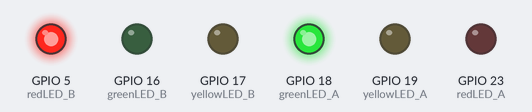
Recording of a program running on a simulated ESP32. On the bench: output pins drawn as LEDs (lit = HIGH).

Above: at 2.5 s.
At 6.0 s:
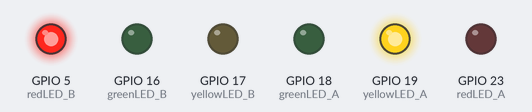
At 9.5 s:
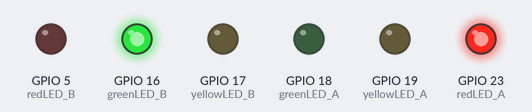
At 13.0 s:
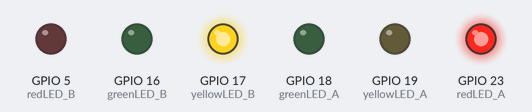
Timing chart, 0 to 18.2 s (numbered marks = the images above):
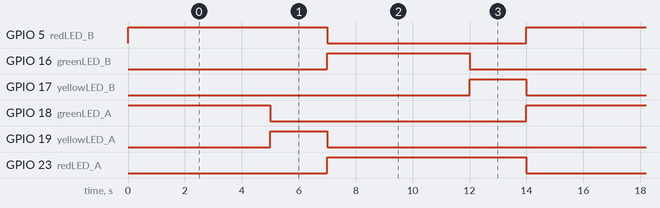

The program:

main.cpp
```cpp
#include <Arduino.h>

// กำหนดพินสำหรับหลอด LED ของทิศทาง A
const int redLED_A = 23;
const int yellowLED_A = 19;
const int greenLED_A = 18;

// กำหนดพินสำหรับหลอด LED ของทิศทาง B
const int redLED_B = 5;
const int yellowLED_B = 17;
const int greenLED_B = 16;

void setup() {
  // ตั้งค่าพินเป็น OUTPUT
  pinMode(redLED_A, OUTPUT);
  pinMode(yellowLED_A, OUTPUT);
  pinMode(greenLED_A, OUTPUT);

  pinMode(redLED_B, OUTPUT);
  pinMode(yellowLED_B, OUTPUT);
  pinMode(greenLED_B, OUTPUT);
}

void loop() {
  // **ทิศทาง A เปิดไฟเขียว (5 วินาที)**
  digitalWrite(greenLED_A, HIGH);
  digitalWrite(yellowLED_A, LOW);
  digitalWrite(redLED_A, LOW);

  digitalWrite(redLED_B, HIGH);  // ทิศทาง B ไฟแดง
  digitalWrite(yellowLED_B, LOW);
  digitalWrite(greenLED_B, LOW);

  delay(5000); // ไฟเขียวทาง A 5 วินาที

  // **ทิศทาง A เปิดไฟเหลือง (2 วินาที)**
  digitalWrite(greenLED_A, LOW);
  digitalWrite(yellowLED_A, HIGH);
  digitalWrite(redLED_A, LOW);

  digitalWrite(redLED_B, HIGH);
  digitalWrite(yellowLED_B, LOW);
  digitalWrite(greenLED_B, LOW);

  delay(2000); // ไฟเหลืองทาง A 2 วินาที

  // **ทิศทาง B เปิดไฟเขียว (5 วินาที)**
  digitalWrite(greenLED_A, LOW);
  digitalWrite(yellowLED_A, LOW);
  digitalWrite(redLED_A, HIGH);

  digitalWrite(greenLED_B, HIGH);
  digitalWrite(yellowLED_B, LOW);
  digitalWrite(redLED_B, LOW);

  delay(5000); // ไฟเขียวทาง B 5 วินาที

  // **ทิศทาง B เปิดไฟเหลือง (2 วินาที)**
  digitalWrite(greenLED_A, LOW);
  digitalWrite(yellowLED_A, LOW);
  digitalWrite(redLED_A, HIGH);

  digitalWrite(greenLED_B, LOW);
  digitalWrite(yellowLED_B, HIGH);
  digitalWrite(redLED_B, LOW);

  delay(2000); // ไฟเหลืองทาง B 2 วินาที
}
```

Measured:
- by itself, GPIO 5 (redLED_B), GPIO 23 (redLED_A): alternates HIGH for 7.0 s and LOW for 7.0 s
- by itself, GPIO 16 (greenLED_B), GPIO 18 (greenLED_A): alternates HIGH for 5.0 s and LOW for 9.0 s
- by itself, GPIO 17 (yellowLED_B), GPIO 19 (yellowLED_A): alternates HIGH for 2.0 s and LOW for 12.0 s
